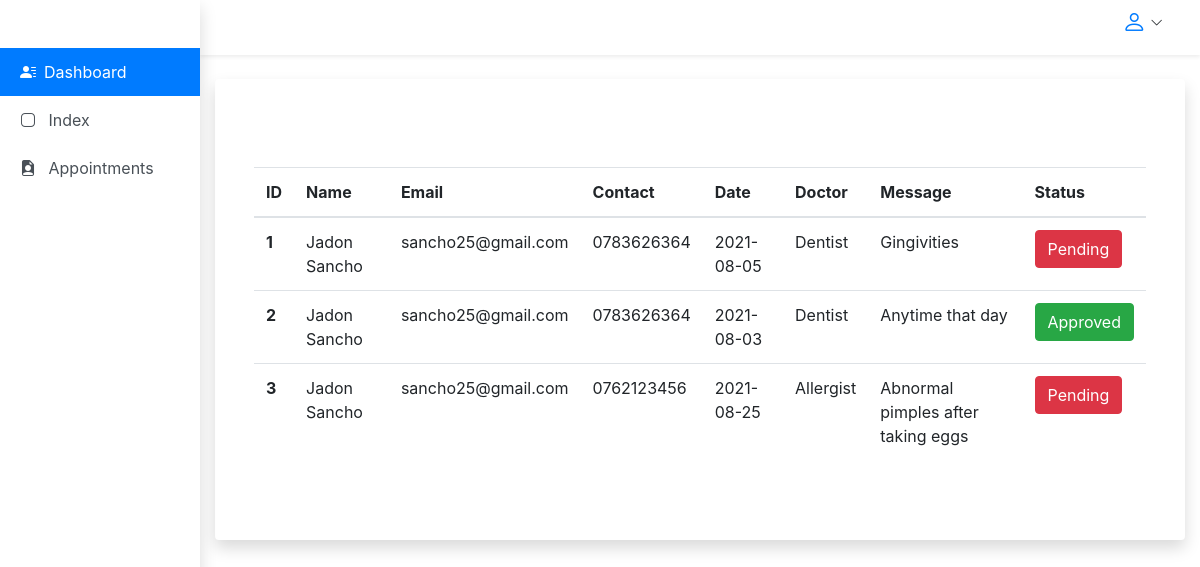
The page /dashboard/appointments (signed in) on the database its author committed.
### models.py (models this page shows, shortened)
class Appointments(db.Model):
    __tablename__ = "appointments"
    id = db.Column(db.Integer, primary_key=True)
    phone_no = db.Column(db.String(50), nullable=False)
    date = db.Column(db.String(50), default=datetime.utcnow)
    doctor = db.Column(db.String(50), nullable=False)
    message = db.Column(db.Text, nullable=False)
    status = db.Column(db.Boolean, default=False)
    user_id = db.Column(db.Integer, db.ForeignKey("user.id",ondelete="SET NULL"), nullable=True)
    user = db.relationship("User", backref=db.backref("user"), lazy=True)

class User(UserMixin, db.Model):
    __tablename__ = "user"
    id = db.Column(db.Integer, primary_key=True)
    email = db.Column(db.String(64), unique=True, nullable=False, index=True)
    pwd = db.Column(db.String(300), nullable=False, unique=True)
    name = db.Column(db.String(20), nullable=False)
    member_since = db.Column(db.DateTime(), default=datetime.utcnow)
    role_id = db.Column(db.Integer, db.ForeignKey("roles.id"), nullable = False)
    def can(self, permissions):
        return self.role is not None and \
        (self.role.permissions & permissions) == permissions
    def is_administrator(self):
        return self.can(Permission.ADMIN)

### main.py (the view)
@app.route("/dashboard/appointments", methods=("GET", "POST"), strict_slashes=False)
@login_required
def appointments():
    appointments = Appointments.query.order_by(Appointments.id.asc()).all()
    return render_template("appointment.html",
        title="CLINICA | Dashboard",
        appointments=appointments
        )

### main.py (called while the page is built)
@login_manager.user_loader
def load_user(user_id):
    return User.query.get(int(user_id))

### templates/appointment.html (shortened to what this page needs)
{% extends "dashboard_base.html" %} {% block title%} {{ title }} {% endblock %}
{% block content%}
<div class="container">
  <table class="table">
    <thead>
      <tr>
        <th scope="col">ID</th>
        <th scope="col">Name</th>
        <th scope="col">Email</th>
        <th scope="col">Contact</th>
        <th scope="col">Date</th>
        <th scope="col">Doctor</th>
        <th scope="col">Message</th>
        <th scope="col">Status</th>
      </tr>
    </thead>
    <tbody>
      {% for appointment in appointments %}
      {% if current_user.id == appointment.user.id%}
      <tr>
        <th scope="row">{{ appointment.id }}</th>
        <td>{{ appointment.user.name }}</td>
        <td>{{ appointment.user.email }}</td>
        <td>{{ appointment.phone_no }}</td>
        <td>{{ appointment.date }}</td>
        <td>{{ appointment.doctor }}</td>
        <td>{{ appointment.message }}</td>
        <td>
          {%if appointment.status == False%}
          <a class="btn btn-danger">Pending</a>
          {%else%}
          <a class="btn btn-success">Approved</a>
          {%endif%}
        </td>
      </tr>
      {%endif%} {% endfor %}
    </tbody>
  </table>
</div>
{% endblock%}

### templates/dashboard_base.html (shortened to what this page needs)
<!DOCTYPE html>
<html lang="en">
<head>
    <link rel="stylesheet" href="{{url_for('static',filename='css/admin.css')}}">
    <link rel="stylesheet" href="https://cdn.jsdelivr.net/npm/bootstrap@4.6.0/dist/css/bootstrap.min.css">
    <link rel="stylesheet" type="text/css" href="https://cdn.jsdelivr.net/npm/bootstrap-icons@1.4.1/font/bootstrap-icons.css">
</head>
<body>
    <div class="container-fluid">
        <div class="row">
            <div class="col-md-3 col-lg-2 px-0 position-fixed h-100 bg-white shadow sidebar" id="sidebar">
                <div class="list-group rounded-0">
                    <a href="{{url_for('dashboard')}}" class="list-group-item list-group-item-action active border-0 d-flex align-items-center">
                        <span class="bi bi-person-lines-fill"></span>
                        <span class="ml-2">Dashboard</span>
                    </a>
               {%if current_user.is_administrator()%}
             <a href="{{url_for('users')}}" class="list-group-item list-group-item-action border-0 align-items-center">
                        <span class="bi bi-file-person"></span>
                        <span class="ml-2">Users</span> </a>
             {%else%}
              <a href="{{url_for('index')}}"class="list-group-item list-group-item-action border-0 align-items-center">
              <span class="bi bi-app"></span>
                        <span class="ml-2">Index</span> </a>
             {%endif%}
                        <a href="{{url_for('appointments')}}" class="list-group-item list-group-item-action border-0 align-items-center">
                        <span class="bi bi-file-earmark-person-fill"></span>
                        <span class="ml-2">Appointments</span> </a>
                         </div>
            </div>
            <div class="col-md-9 col-lg-10 ml-md-auto px-0">
                <nav class="w-100 d-flex px-4 py-2 mb-4 shadow-sm">
                    <div class="dropdown ml-auto">
                        <button class="btn py-0 d-flex align-items-center" id="logout-dropdown" data-toggle="dropdown" aria-expanded="false">
                            <span class="bi bi-person text-primary h4"></span>
                            <span class="bi bi-chevron-down ml-1 mb-2 small"></span>
                        </button>
                    </div>
                </nav>
                <main class="container-fluid">
                    <div class="jumbotron jumbotron-fluid rounded bg-white border-0 shadow border-left px-4">
                        {% block content%}
                        {% endblock %}
                    </div>
                </main>
            </div>
        </div>
    </div>
</body>
</html>

### static/css/admin.css (style rules this page uses)
body { font-family: 'Barlow', sans-serif; }
.border-left { border-left: 2px solid var(--primary) !important; }
.sidebar { top: 0; left: 0; z-index: 100; overflow-y: auto; }

### rows shown on the page
Appointments: id "1", user.name "Jadon Sancho", user.email "sancho25@gmail.com", phone_no "0783626364", date "2021-08-05", doctor "Dentist", message "Gingivities", status "Pending"
Appointments: id "2", user.name "Jadon Sancho", user.email "sancho25@gmail.com", phone_no "0783626364", date "2021-08-03", doctor "Dentist", message "Anytime that day", status "Approved"
Appointments: id "3", user.name "Jadon Sancho", user.email "sancho25@gmail.com", phone_no "0762123456", date "2021-08-25", doctor "Allergist", message "Abnormal pimples after taking eggs", status "Pending"
